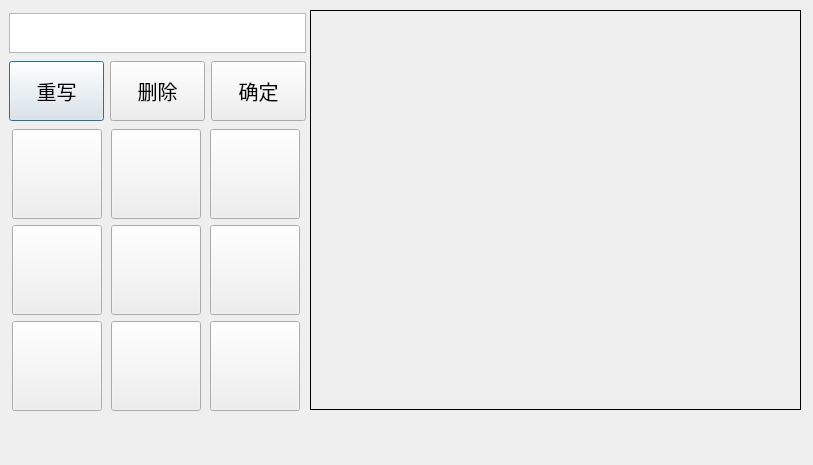
<?xml version="1.0" encoding="UTF-8"?>
<ui version="4.0">
 <class>DlgMain</class>
 <widget class="QDialog" name="DlgMain">
  <property name="geometry">
   <rect>
    <x>0</x>
    <y>0</y>
    <width>813</width>
    <height>465</height>
   </rect>
  </property>
  <property name="windowTitle">
   <string>DlgMain</string>
  </property>
  <widget class="QWidget" name="layoutWidget">
   <property name="geometry">
    <rect>
     <x>9</x>
     <y>11</y>
     <width>297</width>
     <height>404</height>
    </rect>
   </property>
   <layout class="QVBoxLayout" name="verticalLayout">
    <item>
     <widget class="QTextEdit" name="textEdit">
      <property name="maximumSize">
       <size>
        <width>16777215</width>
        <height>40</height>
       </size>
      </property>
      <property name="sizeIncrement">
       <size>
        <width>0</width>
        <height>40</height>
       </size>
      </property>
      <property name="font">
       <font>
        <pointsize>15</pointsize>
       </font>
      </property>
     </widget>
    </item>
    <item>
     <layout class="QHBoxLayout" name="horizontalLayout">
      <item>
       <widget class="QPushButton" name="Btn_clear">
        <property name="minimumSize">
         <size>
          <width>0</width>
          <height>60</height>
         </size>
        </property>
        <property name="maximumSize">
         <size>
          <width>16777215</width>
          <height>60</height>
         </size>
        </property>
        <property name="font">
         <font>
          <pointsize>15</pointsize>
         </font>
        </property>
        <property name="text">
         <string>重写</string>
        </property>
       </widget>
      </item>
      <item>
       <widget class="QPushButton" name="Btn_delete">
        <property name="minimumSize">
         <size>
          <width>0</width>
          <height>60</height>
         </size>
        </property>
        <property name="maximumSize">
         <size>
          <width>16777215</width>
          <height>60</height>
         </size>
        </property>
        <property name="font">
         <font>
          <pointsize>15</pointsize>
         </font>
        </property>
        <property name="text">
         <string>删除</string>
        </property>
       </widget>
      </item>
      <item>
       <widget class="QPushButton" name="Btn_delete_2">
        <property name="minimumSize">
         <size>
          <width>0</width>
          <height>60</height>
         </size>
        </property>
        <property name="maximumSize">
         <size>
          <width>16777215</width>
          <height>60</height>
         </size>
        </property>
        <property name="font">
         <font>
          <pointsize>15</pointsize>
         </font>
        </property>
        <property name="text">
         <string>确定</string>
        </property>
       </widget>
      </item>
     </layout>
    </item>
    <item>
     <layout class="QGridLayout" name="gridLayout">
      <item row="0" column="0">
       <widget class="QPushButton" name="Btn_word1">
        <property name="sizePolicy">
         <sizepolicy hsizetype="Minimum" vsizetype="Fixed">
          <horstretch>0</horstretch>
          <verstretch>0</verstretch>
         </sizepolicy>
        </property>
        <property name="minimumSize">
         <size>
          <width>90</width>
          <height>90</height>
         </size>
        </property>
        <property name="maximumSize">
         <size>
          <width>90</width>
          <height>90</height>
         </size>
        </property>
        <property name="font">
         <font>
          <pointsize>15</pointsize>
         </font>
        </property>
        <property name="text">
         <string/>
        </property>
       </widget>
      </item>
      <item row="0" column="1">
       <widget class="QPushButton" name="Btn_word2">
        <property name="sizePolicy">
         <sizepolicy hsizetype="Minimum" vsizetype="Fixed">
          <horstretch>0</horstretch>
          <verstretch>0</verstretch>
         </sizepolicy>
        </property>
        <property name="minimumSize">
         <size>
          <width>90</width>
          <height>90</height>
         </size>
        </property>
        <property name="maximumSize">
         <size>
          <width>90</width>
          <height>90</height>
         </size>
        </property>
        <property name="font">
         <font>
          <pointsize>15</pointsize>
         </font>
        </property>
        <property name="text">
         <string/>
        </property>
       </widget>
      </item>
      <item row="0" column="2">
       <widget class="QPushButton" name="Btn_word4">
        <property name="sizePolicy">
         <sizepolicy hsizetype="Minimum" vsizetype="Fixed">
          <horstretch>0</horstretch>
          <verstretch>0</verstretch>
         </sizepolicy>
        </property>
        <property name="minimumSize">
         <size>
          <width>90</width>
          <height>90</height>
         </size>
        </property>
        <property name="maximumSize">
         <size>
          <width>90</width>
          <height>90</height>
         </size>
        </property>
        <property name="font">
         <font>
          <pointsize>15</pointsize>
         </font>
        </property>
        <property name="text">
         <string/>
        </property>
       </widget>
      </item>
      <item row="1" column="0">
       <widget class="QPushButton" name="Btn_word3">
        <property name="sizePolicy">
         <sizepolicy hsizetype="Minimum" vsizetype="Fixed">
          <horstretch>0</horstretch>
          <verstretch>0</verstretch>
         </sizepolicy>
        </property>
        <property name="minimumSize">
         <size>
          <width>90</width>
          <height>90</height>
         </size>
        </property>
        <property name="maximumSize">
         <size>
          <width>90</width>
          <height>90</height>
         </size>
        </property>
        <property name="font">
         <font>
          <pointsize>15</pointsize>
         </font>
        </property>
        <property name="text">
         <string/>
        </property>
       </widget>
      </item>
      <item row="1" column="1">
       <widget class="QPushButton" name="Btn_word5">
        <property name="sizePolicy">
         <sizepolicy hsizetype="Minimum" vsizetype="Fixed">
          <horstretch>0</horstretch>
          <verstretch>0</verstretch>
         </sizepolicy>
        </property>
        <property name="minimumSize">
         <size>
          <width>90</width>
          <height>90</height>
         </size>
        </property>
        <property name="maximumSize">
         <size>
          <width>90</width>
          <height>90</height>
         </size>
        </property>
        <property name="font">
         <font>
          <pointsize>15</pointsize>
         </font>
        </property>
        <property name="text">
         <string/>
        </property>
       </widget>
      </item>
      <item row="1" column="2">
       <widget class="QPushButton" name="Btn_word6">
        <property name="sizePolicy">
         <sizepolicy hsizetype="Minimum" vsizetype="Fixed">
          <horstretch>0</horstretch>
          <verstretch>0</verstretch>
         </sizepolicy>
        </property>
        <property name="minimumSize">
         <size>
          <width>90</width>
          <height>90</height>
         </size>
        </property>
        <property name="maximumSize">
         <size>
          <width>90</width>
          <height>90</height>
         </size>
        </property>
        <property name="font">
         <font>
          <pointsize>15</pointsize>
         </font>
        </property>
        <property name="text">
         <string/>
        </property>
       </widget>
      </item>
      <item row="2" column="0">
       <widget class="QPushButton" name="Btn_word7">
        <property name="sizePolicy">
         <sizepolicy hsizetype="Minimum" vsizetype="Fixed">
          <horstretch>0</horstretch>
          <verstretch>0</verstretch>
         </sizepolicy>
        </property>
        <property name="minimumSize">
         <size>
          <width>90</width>
          <height>90</height>
         </size>
        </property>
        <property name="maximumSize">
         <size>
          <width>90</width>
          <height>90</height>
         </size>
        </property>
        <property name="font">
         <font>
          <pointsize>15</pointsize>
         </font>
        </property>
        <property name="text">
         <string/>
        </property>
       </widget>
      </item>
      <item row="2" column="1">
       <widget class="QPushButton" name="Btn_word8">
        <property name="sizePolicy">
         <sizepolicy hsizetype="Minimum" vsizetype="Fixed">
          <horstretch>0</horstretch>
          <verstretch>0</verstretch>
         </sizepolicy>
        </property>
        <property name="minimumSize">
         <size>
          <width>90</width>
          <height>90</height>
         </size>
        </property>
        <property name="maximumSize">
         <size>
          <width>90</width>
          <height>90</height>
         </size>
        </property>
        <property name="font">
         <font>
          <pointsize>15</pointsize>
         </font>
        </property>
        <property name="text">
         <string/>
        </property>
       </widget>
      </item>
      <item row="2" column="2">
       <widget class="QPushButton" name="Btn_word9">
        <property name="sizePolicy">
         <sizepolicy hsizetype="Minimum" vsizetype="Fixed">
          <horstretch>0</horstretch>
          <verstretch>0</verstretch>
         </sizepolicy>
        </property>
        <property name="minimumSize">
         <size>
          <width>90</width>
          <height>90</height>
         </size>
        </property>
        <property name="maximumSize">
         <size>
          <width>90</width>
          <height>90</height>
         </size>
        </property>
        <property name="font">
         <font>
          <pointsize>15</pointsize>
         </font>
        </property>
        <property name="text">
         <string/>
        </property>
       </widget>
      </item>
     </layout>
    </item>
   </layout>
  </widget>
  <widget class="QLabel" name="label">
   <property name="geometry">
    <rect>
     <x>310</x>
     <y>10</y>
     <width>491</width>
     <height>400</height>
    </rect>
   </property>
   <property name="frameShape">
    <enum>QFrame::Box</enum>
   </property>
   <property name="text">
    <string/>
   </property>
  </widget>
 </widget>
 <resources/>
 <connections/>
</ui>
